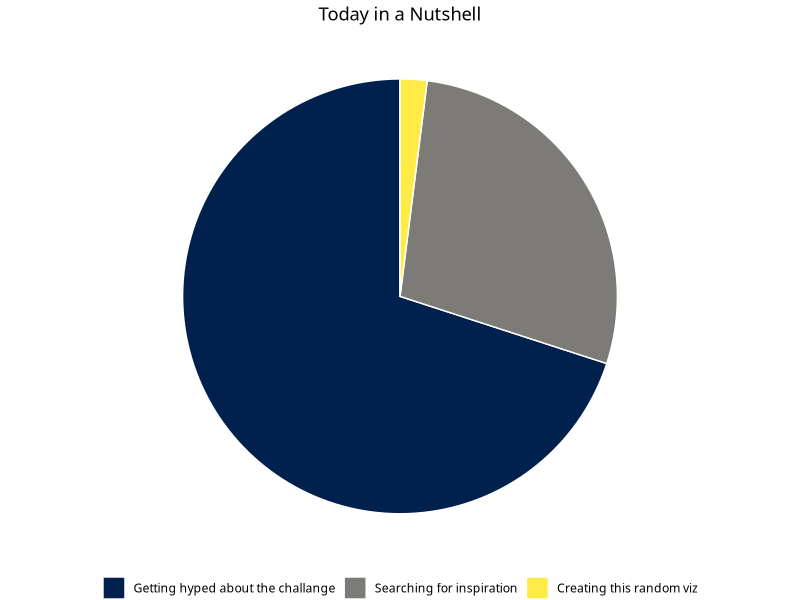

Here is the R script that generated this plot:

library(tidyverse)


tribble(~action, ~time,
        ###############
        "Getting hyped about the challange", 0.7,
        "Searching for inspiration", 0.28,
        "Creating this random viz", 0.02) %>% 
  mutate(action = factor(action,
                         levels = c("Getting hyped about the challange",
                                    "Searching for inspiration",
                                    "Creating this random viz"))) %>% 
  ggplot(aes(x = "", y = time, fill = action)) +
  geom_col(color = "white") +
  coord_polar(theta = 'y') +
  theme_void() +
  theme(
    legend.position = "bottom",
    plot.title = element_text(hjust = 0.5),
    text = element_text(family = "quicksand")
  )+
  labs(
    fill = NULL,
    title = "Today in a Nutshell"
  ) +
  
  scale_fill_viridis_d(option = "E")
  
  scale_fill_manual(
    values = c("#8cb369","#354f52","#90be6d")
  )
  

         